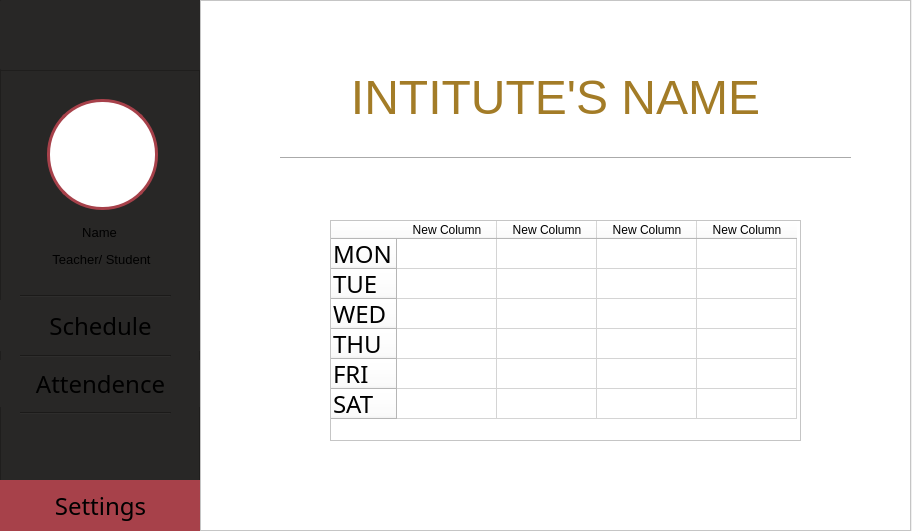
<?xml version="1.0" encoding="UTF-8"?>
<ui version="4.0">
 <class>MainWindow</class>
 <widget class="QMainWindow" name="MainWindow">
  <property name="geometry">
   <rect>
    <x>0</x>
    <y>0</y>
    <width>912</width>
    <height>531</height>
   </rect>
  </property>
  <property name="windowTitle">
   <string>MainWindow</string>
  </property>
  <widget class="QWidget" name="centralwidget">
   <widget class="QFrame" name="slide_menu">
    <property name="geometry">
     <rect>
      <x>0</x>
      <y>70</y>
      <width>200</width>
      <height>461</height>
     </rect>
    </property>
    <property name="styleSheet">
     <string notr="true">background-color: rgb(40,39,38);</string>
    </property>
    <property name="frameShape">
     <enum>QFrame::StyledPanel</enum>
    </property>
    <property name="frameShadow">
     <enum>QFrame::Raised</enum>
    </property>
    <widget class="Line" name="line_3">
     <property name="geometry">
      <rect>
       <x>20</x>
       <y>278</y>
       <width>151</width>
       <height>16</height>
      </rect>
     </property>
     <property name="styleSheet">
      <string notr="true">background-color: rgb(40, 39, 38);</string>
     </property>
     <property name="orientation">
      <enum>Qt::Horizontal</enum>
     </property>
    </widget>
    <widget class="Line" name="line_4">
     <property name="geometry">
      <rect>
       <x>20</x>
       <y>335</y>
       <width>151</width>
       <height>16</height>
      </rect>
     </property>
     <property name="styleSheet">
      <string notr="true">background-color: rgb(40, 39, 38);</string>
     </property>
     <property name="orientation">
      <enum>Qt::Horizontal</enum>
     </property>
    </widget>
    <widget class="QLabel" name="profile_designation">
     <property name="geometry">
      <rect>
       <x>46</x>
       <y>174</y>
       <width>111</width>
       <height>31</height>
      </rect>
     </property>
     <property name="styleSheet">
      <string notr="true">background-color: rgb(40,39,38);</string>
     </property>
     <property name="text">
      <string>&lt;html&gt;&lt;head/&gt;&lt;body&gt;&lt;p align=&quot;center&quot;&gt;&lt;span style=&quot; font-size:10pt;&quot;&gt;Teacher/ Student&lt;/span&gt;&lt;/p&gt;&lt;/body&gt;&lt;/html&gt;</string>
     </property>
    </widget>
    <widget class="QFrame" name="frame_3">
     <property name="geometry">
      <rect>
       <x>47</x>
       <y>29</y>
       <width>111</width>
       <height>111</height>
      </rect>
     </property>
     <property name="styleSheet">
      <string notr="true">background: rgb(255, 255, 255);
border-radius: 55px;
border:3px solid rgb(167, 65, 74)
</string>
     </property>
     <property name="frameShape">
      <enum>QFrame::StyledPanel</enum>
     </property>
     <property name="frameShadow">
      <enum>QFrame::Raised</enum>
     </property>
    </widget>
    <widget class="QLabel" name="label">
     <property name="geometry">
      <rect>
       <x>76</x>
       <y>155</y>
       <width>47</width>
       <height>13</height>
      </rect>
     </property>
     <property name="text">
      <string>&lt;html&gt;&lt;head/&gt;&lt;body&gt;&lt;p align=&quot;center&quot;&gt;&lt;span style=&quot; font-size:10pt;&quot;&gt;Name&lt;/span&gt;&lt;/p&gt;&lt;/body&gt;&lt;/html&gt;</string>
     </property>
    </widget>
    <widget class="QPushButton" name="pushButton">
     <property name="geometry">
      <rect>
       <x>0</x>
       <y>290</y>
       <width>201</width>
       <height>47</height>
      </rect>
     </property>
     <property name="font">
      <font>
       <family>Sitka Heading</family>
       <pointsize>18</pointsize>
      </font>
     </property>
     <property name="cursor">
      <cursorShape>PointingHandCursor</cursorShape>
     </property>
     <property name="styleSheet">
      <string notr="true">QPushButton:hover {
    background-color:rgb(167, 65, 74);
}

QPushButton{
border:none;
}</string>
     </property>
     <property name="text">
      <string>Attendence</string>
     </property>
     <property name="icon">
      <iconset resource="C:/Users/HP/Downloads/google site/icons.qrc">
       <normaloff>:/icon/icons8-bookmark-32.png</normaloff>:/icon/icons8-bookmark-32.png</iconset>
     </property>
     <property name="iconSize">
      <size>
       <width>32</width>
       <height>32</height>
      </size>
     </property>
    </widget>
    <widget class="Line" name="line_5">
     <property name="geometry">
      <rect>
       <x>20</x>
       <y>218</y>
       <width>151</width>
       <height>16</height>
      </rect>
     </property>
     <property name="styleSheet">
      <string notr="true">background-color: rgb(40, 39, 38);</string>
     </property>
     <property name="orientation">
      <enum>Qt::Horizontal</enum>
     </property>
    </widget>
    <widget class="QPushButton" name="pushButton_2">
     <property name="geometry">
      <rect>
       <x>0</x>
       <y>230</y>
       <width>201</width>
       <height>51</height>
      </rect>
     </property>
     <property name="font">
      <font>
       <family>Sitka Heading</family>
       <pointsize>18</pointsize>
      </font>
     </property>
     <property name="cursor">
      <cursorShape>PointingHandCursor</cursorShape>
     </property>
     <property name="styleSheet">
      <string notr="true">QPushButton:hover {
    background-color:rgb(167, 65, 74);
}

QPushButton{
border:none;
}

</string>
     </property>
     <property name="text">
      <string>Schedule</string>
     </property>
     <property name="icon">
      <iconset resource="C:/Users/HP/Downloads/google site/icons.qrc">
       <normaloff>:/icon/icons8-document-32.png</normaloff>:/icon/icons8-document-32.png</iconset>
     </property>
     <property name="iconSize">
      <size>
       <width>32</width>
       <height>32</height>
      </size>
     </property>
    </widget>
    <widget class="QPushButton" name="pushButton_4">
     <property name="geometry">
      <rect>
       <x>0</x>
       <y>410</y>
       <width>201</width>
       <height>51</height>
      </rect>
     </property>
     <property name="font">
      <font>
       <family>Sitka Heading</family>
       <pointsize>18</pointsize>
      </font>
     </property>
     <property name="cursor">
      <cursorShape>PointingHandCursor</cursorShape>
     </property>
     <property name="styleSheet">
      <string notr="true">border:none;
background-color: rgb(167, 65, 74);</string>
     </property>
     <property name="text">
      <string>Settings</string>
     </property>
     <property name="icon">
      <iconset resource="C:/Users/HP/Downloads/google site/icons.qrc">
       <normaloff>:/icon/icons8-settings-32.png</normaloff>:/icon/icons8-settings-32.png</iconset>
     </property>
     <property name="iconSize">
      <size>
       <width>32</width>
       <height>32</height>
      </size>
     </property>
    </widget>
   </widget>
   <widget class="QFrame" name="main_frame">
    <property name="geometry">
     <rect>
      <x>200</x>
      <y>0</y>
      <width>711</width>
      <height>531</height>
     </rect>
    </property>
    <property name="mouseTracking">
     <bool>true</bool>
    </property>
    <property name="styleSheet">
     <string notr="true">background-color: rgb(255, 255, 255);</string>
    </property>
    <property name="frameShape">
     <enum>QFrame::StyledPanel</enum>
    </property>
    <property name="frameShadow">
     <enum>QFrame::Raised</enum>
    </property>
    <widget class="QLabel" name="institute_name">
     <property name="geometry">
      <rect>
       <x>90</x>
       <y>70</y>
       <width>531</width>
       <height>51</height>
      </rect>
     </property>
     <property name="styleSheet">
      <string notr="true"/>
     </property>
     <property name="text">
      <string>&lt;html&gt;&lt;head/&gt;&lt;body&gt;&lt;p align=&quot;center&quot;&gt;&lt;span style=&quot; font-size:36pt; color:#a37c27;&quot;&gt;INTITUTE'S NAME&lt;/span&gt;&lt;/p&gt;&lt;/body&gt;&lt;/html&gt;</string>
     </property>
    </widget>
    <widget class="Line" name="line">
     <property name="geometry">
      <rect>
       <x>80</x>
       <y>150</y>
       <width>571</width>
       <height>16</height>
      </rect>
     </property>
     <property name="orientation">
      <enum>Qt::Horizontal</enum>
     </property>
    </widget>
    <widget class="QTableWidget" name="scheduler">
     <property name="geometry">
      <rect>
       <x>130</x>
       <y>220</y>
       <width>471</width>
       <height>221</height>
      </rect>
     </property>
     <property name="styleSheet">
      <string notr="true">background:rgb(255, 255, 255)</string>
     </property>
     <row>
      <property name="text">
       <string>MON</string>
      </property>
      <property name="font">
       <font>
        <family>Sitka Display</family>
        <pointsize>18</pointsize>
       </font>
      </property>
     </row>
     <row>
      <property name="text">
       <string>TUE</string>
      </property>
      <property name="font">
       <font>
        <family>Sitka Display</family>
        <pointsize>18</pointsize>
       </font>
      </property>
     </row>
     <row>
      <property name="text">
       <string>WED</string>
      </property>
      <property name="font">
       <font>
        <family>Sitka Display</family>
        <pointsize>18</pointsize>
       </font>
      </property>
     </row>
     <row>
      <property name="text">
       <string>THU</string>
      </property>
      <property name="font">
       <font>
        <family>Sitka Display</family>
        <pointsize>18</pointsize>
       </font>
      </property>
     </row>
     <row>
      <property name="text">
       <string>FRI</string>
      </property>
      <property name="font">
       <font>
        <family>Sitka Display</family>
        <pointsize>18</pointsize>
       </font>
      </property>
     </row>
     <row>
      <property name="text">
       <string>SAT</string>
      </property>
      <property name="font">
       <font>
        <family>Sitka Display</family>
        <pointsize>18</pointsize>
       </font>
      </property>
     </row>
     <column>
      <property name="text">
       <string>New Column</string>
      </property>
     </column>
     <column>
      <property name="text">
       <string>New Column</string>
      </property>
     </column>
     <column>
      <property name="text">
       <string>New Column</string>
      </property>
     </column>
     <column>
      <property name="text">
       <string>New Column</string>
      </property>
     </column>
     <item row="0" column="0">
      <property name="text">
       <string/>
      </property>
     </item>
    </widget>
   </widget>
   <widget class="QFrame" name="frame_4">
    <property name="geometry">
     <rect>
      <x>0</x>
      <y>0</y>
      <width>200</width>
      <height>70</height>
     </rect>
    </property>
    <property name="styleSheet">
     <string notr="true">background-color: rgb(40, 39, 38);</string>
    </property>
    <property name="frameShape">
     <enum>QFrame::StyledPanel</enum>
    </property>
    <property name="frameShadow">
     <enum>QFrame::Raised</enum>
    </property>
    <widget class="QPushButton" name="menu_button">
     <property name="enabled">
      <bool>true</bool>
     </property>
     <property name="geometry">
      <rect>
       <x>0</x>
       <y>0</y>
       <width>201</width>
       <height>70</height>
      </rect>
     </property>
     <property name="cursor">
      <cursorShape>PointingHandCursor</cursorShape>
     </property>
     <property name="styleSheet">
      <string notr="true">QPushButton:hover {
    background-color:rgb(167, 65, 74);
}

QPushButton{
border-radius:2px;
}


</string>
     </property>
     <property name="text">
      <string/>
     </property>
     <property name="icon">
      <iconset resource="C:/Users/HP/Downloads/google site/icons.qrc">
       <normaloff>:/icon/icons8-menu-24.png</normaloff>:/icon/icons8-menu-24.png</iconset>
     </property>
     <property name="iconSize">
      <size>
       <width>24</width>
       <height>24</height>
      </size>
     </property>
    </widget>
   </widget>
  </widget>
 </widget>
 <resources>
  <include location="C:/Users/HP/Downloads/google site/icons.qrc"/>
 </resources>
 <connections/>
</ui>
